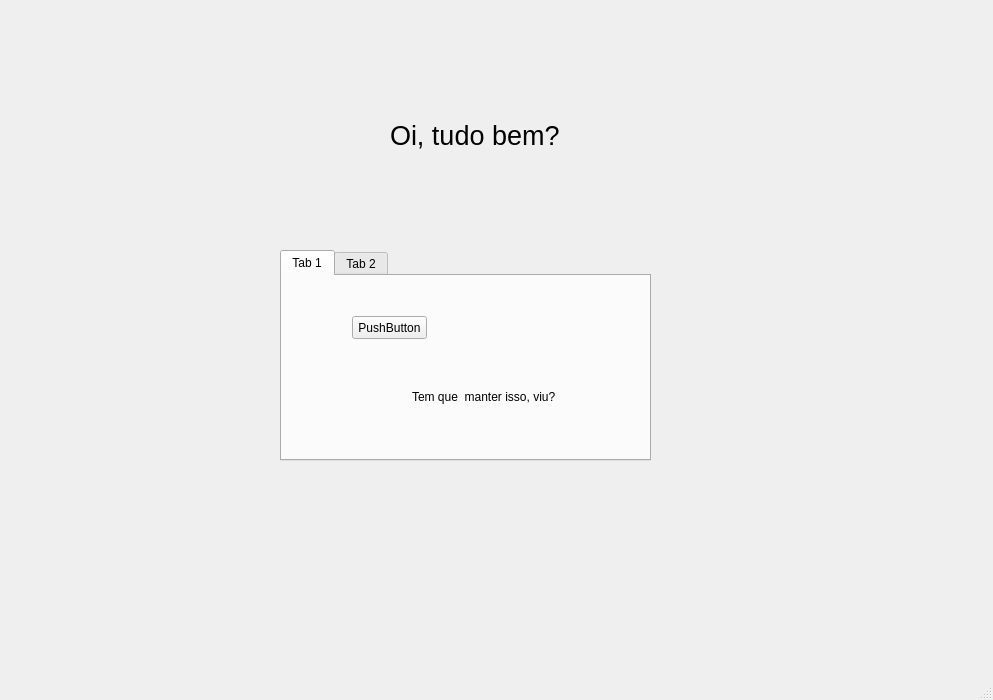
<?xml version="1.0" encoding="UTF-8"?>
<ui version="4.0">
 <class>MainWindow2</class>
 <widget class="QMainWindow" name="MainWindow2">
  <property name="geometry">
   <rect>
    <x>0</x>
    <y>0</y>
    <width>993</width>
    <height>700</height>
   </rect>
  </property>
  <property name="windowTitle">
   <string>MainWindow</string>
  </property>
  <widget class="QWidget" name="centralwidget">
   <widget class="QLabel" name="label">
    <property name="geometry">
     <rect>
      <x>390</x>
      <y>80</y>
      <width>181</width>
      <height>111</height>
     </rect>
    </property>
    <property name="font">
     <font>
      <pointsize>20</pointsize>
     </font>
    </property>
    <property name="text">
     <string>Oi, tudo bem?</string>
    </property>
   </widget>
   <widget class="QTabWidget" name="tabWidget">
    <property name="geometry">
     <rect>
      <x>280</x>
      <y>250</y>
      <width>371</width>
      <height>211</height>
     </rect>
    </property>
    <widget class="QWidget" name="tab">
     <attribute name="title">
      <string>Tab 1</string>
     </attribute>
     <widget class="QPushButton" name="pushButton">
      <property name="geometry">
       <rect>
        <x>70</x>
        <y>40</y>
        <width>75</width>
        <height>23</height>
       </rect>
      </property>
      <property name="text">
       <string>PushButton</string>
      </property>
     </widget>
     <widget class="QLabel" name="label_2">
      <property name="geometry">
       <rect>
        <x>130</x>
        <y>110</y>
        <width>151</width>
        <height>21</height>
       </rect>
      </property>
      <property name="text">
       <string>Tem que  manter isso, viu?</string>
      </property>
     </widget>
    </widget>
    <widget class="QWidget" name="tab_2">
     <attribute name="title">
      <string>Tab 2</string>
     </attribute>
    </widget>
   </widget>
  </widget>
  <widget class="QMenuBar" name="menubar">
   <property name="geometry">
    <rect>
     <x>0</x>
     <y>0</y>
     <width>993</width>
     <height>21</height>
    </rect>
   </property>
  </widget>
  <widget class="QStatusBar" name="statusbar"/>
 </widget>
 <resources/>
 <connections/>
</ui>
